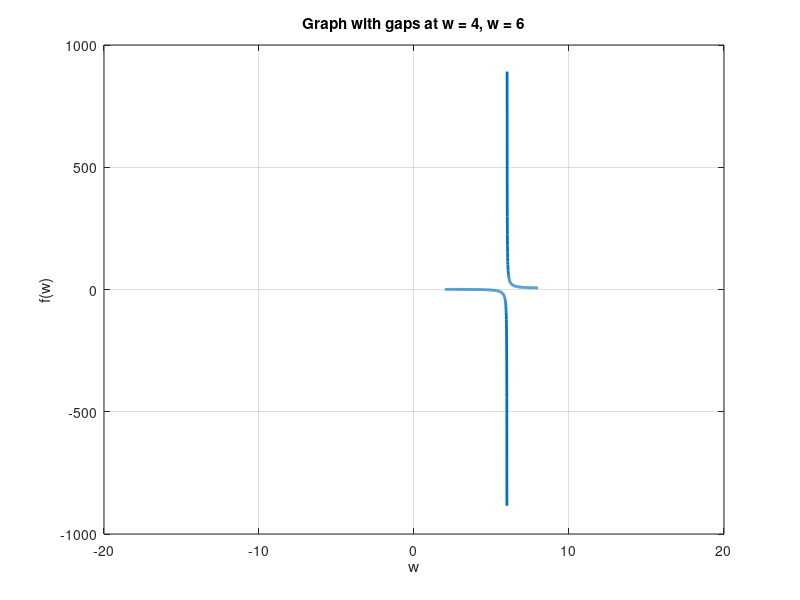

Write the MATLAB code that produced this figure.

% finding the Domain of f(w) = (w + 2) ./ (3 - (6 ./ (w - 4)));

w = linspace(2, 8, 1000); % -- define w to avoid exact values of 4 and 6 to prevent errors

f = (w + 2) ./ (3 - (6 ./ (w - 4))); % -- define the function f

plot(w, f, 'LineWidth', 2)
grid on 
xlim([-20 20]) % - limit the y axis so the infinity parts do not wash out the graph
xlabel('w')
ylabel('f(w)')
title('Graph with gaps at w = 4, w = 6')



